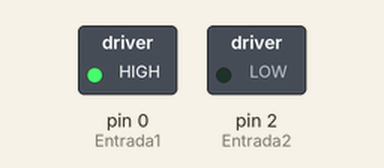
Bench run of a sketch on a simulated Arduino Uno, built with avr-gcc and run on an emulated ATmega328P. Shown: switched loads named in the sketch (green lamp = pin HIGH).

Above: at 0.1 s.
Timing chart, 0 to 1.6 s (numbered marks = the images above):
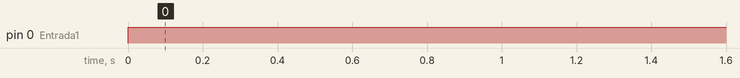

Measured:
- by itself, pin 0 (Entrada1): LOW → HIGH at 0.00 s

The sketch:

testeMotor.ino
```cpp
int Entrada1 = 0; //Entrada do terminal do motor ligado ao pino 2 do L293D e a Digital 2 do Arduino
int Entrada2 = 2; //Entrada do terminal do motor ligado ao pino 7 do L293D e a Digital 7 do Arduino

void setup( )
{
    //Define os pinos como saida
    pinMode(Entrada1, OUTPUT);
    pinMode(Entrada2, OUTPUT);

}

void loop( )
{
        digitalWrite(Entrada1, HIGH);
        digitalWrite(Entrada2, LOW);
        delay (100);
}
```
